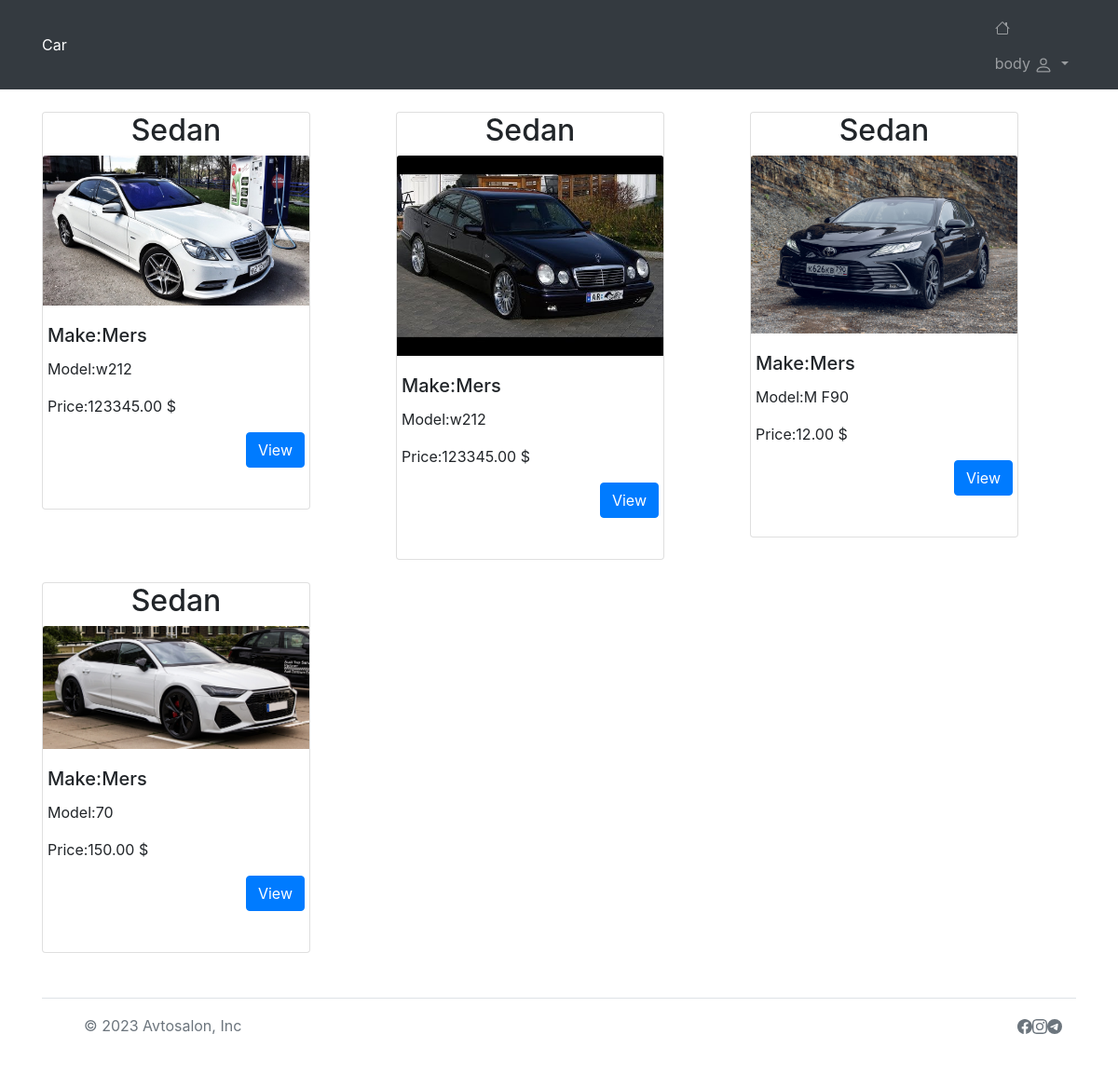
Page /avto/ (signed in) on the committed database.
### avto/models.py (models this page shows, shortened)
class Car(models.Model):
    make = models.CharField(max_length=20)
    model = models.CharField(max_length=20)
    year = models.IntegerField()
    engine_volume = models.FloatField()
    color = models.CharField(max_length=20)
    image = models.ImageField (upload_to='car_images/', null=True, blank=True)
    body_type = models.ForeignKey(Categoryes, on_delete=models.CASCADE)
    mileage = models.IntegerField()
    price = models.DecimalField(max_digits=10, decimal_places=2)
    owner = models.ForeignKey(User, on_delete=models.CASCADE)

class Categoryes(models.Model):
    name = models.CharField(max_length=20)
    def __str__(self):
        return self.name

### avto/views.py (the view)
# urls.py: path('',IndexView.as_view(), name='index'),
class IndexView(ListView):
    model = Car
    template_name = 'avto/index.html'
    context_object_name = 'avto'

### avto/templates/avto/index.html (shortened to what this page needs)
{% extends 'salon.html' %}
{% block content %}
<br>
<div class="row row-cols-1 row-clos-md-3 mb-3 ">
  <br>
  {% for avto in avto %}
  <div class="col mb-4">
    <div class="card" style="width: 18rem;">
      <h2 class="text-center">{{ avto.body_type }}</h2>
      <img src="{{ avto.image.url }}" class="card-img-top" width="100%" alt="...">
      <div class="card-deck mb-4">
        <div class="card-body">
          <h5 class="card-title">Make:{{ avto.make }}</h5>
          <p class="card-text">Model:{{ avto.model }}</p>
          <p class="card-text">Price:{{ avto.price }} $</p>
          <div class="text-right">
            <a href="{%  url 'avto' avto.id %}" class="btn btn-primary">View</a>
          </div>
        </div>
      </div>
    </div>
  </div>
  {% endfor %}
</div>
{% endblock %}

### avto/templates/salon.html (shortened to what this page needs)
<!DOCTYPE html>
<html lang="en">
<head>
    <link rel="stylesheet" href="https://cdn.jsdelivr.net/npm/bootstrap@4.3.1/dist/css/bootstrap.min.css">
</head>
<body>
  <nav class="navbar navbar-expand-lg navbar-dark bg-dark">
    <div class="container d-flex">
      <a class="navbar-black text-white" href="{% url 'index' %}">Car</a>
      <div class="collapse navbar-collapse" id="navbarSupportedContent">
        <ul class="navbar-nav ml-auto">
          <li class="nav-item dropdown">
            <a class="nav-link " href="{% url 'index' %}"   >
            </a>
            <a class="nav-link dropdown-toggle" href="#" id="navbarDropdown" role="button" data-bs-toggle="dropdown" aria-expanded="false">
              {{user.username}}
            </a>
                </li>
            </ul>
      </div>
    </div>
  </nav>
<DIV class="container">
    {% block content %}
    {% endblock %}
</DIV>
<div class="container">
  <footer class="d-flex flex-wrap justify-content-between align-items-center py-3 my-4 border-top">
    <div class="col-md-4 d-flex align-items-center">
      <a href="/" class="mb-3 me-2 mb-md-0 text-muted text-decoration-none lh-1">
        <svg class="bi" width="30" height="24"><use xlink:href="#bootstrap"></use></svg>
      </a>
      <span class="mb-3 mb-md-0 text-muted">© 2023 Avtosalon, Inc</span>
    </div>
    <ul class="nav col-md-4 justify-content-end list-unstyled d-flex">
      <li class="ms-3">
        <a class="text-muted" href="https://ru-ru.facebook.com/">
       </a>
      </li>
      <li class="ms-3"><a class="text-muted" href="https://www.instagram.com/">
      </a>
    </li>
      <li class="ms-3"><a class="text-muted" href="https://web.telegram.org/z/">
      </a>
    </li>
    </ul>
  </footer>
</div>
</body>
</html>

### rows in the picture
Car: body_type "Sedan", image (picture), make "Mers", model "w212", price "123345.00"
Car: body_type "Sedan", image (picture), make "Mers", model "w212", price "123345.00"
Car: body_type "Sedan", image (picture), make "Mers", model "M F90", price "12.00"
Car: body_type "Sedan", image (picture), make "Mers", model "70", price "150.00"

### other values in the picture
{{ user.username }} "body"
